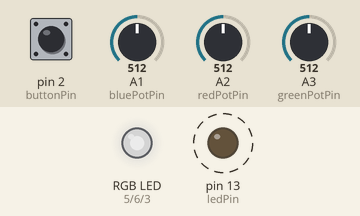
Simulated run of this sketch. Board: Arduino Uno, built with avr-gcc and run on an emulated ATmega328P. On the bench: an RGB LED mixed from three pins (HIGH = lit), output pins drawn as LEDs (lit = HIGH). Dashed ring = blinking. Inputs (shaded band) come from the test bench; at power-on: pin 2 (buttonPin) HIGH, A1 (bluePotPin) = 512, A2 (redPotPin) = 512, A3 (greenPotPin) = 512. Dim RGB values are drawn brighter than linear.

Above: at 0.1 s.
1.3 s: pin 2 (buttonPin) pulled LOW for 0.15 s
At 1.67 s:
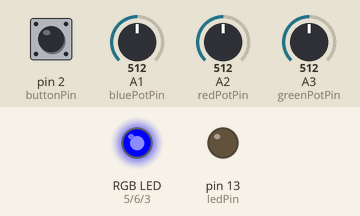
4.3 s: pin 2 (buttonPin) pulled LOW for 1 s
7.3 s: pin 2 (buttonPin) pulled LOW for 0.15 s
At 8.0 s:
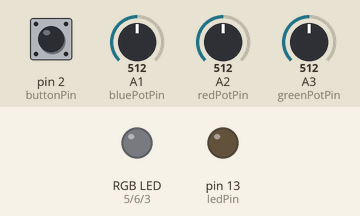
10.3 s: pin 2 (buttonPin) pulled LOW for 3.2 s
At 12.0 s:
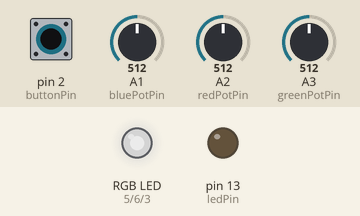
15.0 s: A1 (bluePotPin) set to 390
At 16.2 s:
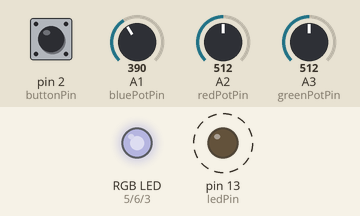
18.0 s: A2 (redPotPin) set to 390
At 18.4 s:
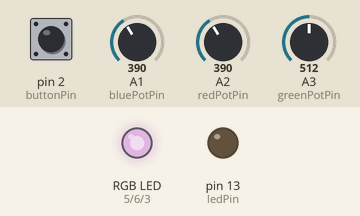
Timing chart, 0 to 22.0 s (numbered marks = the images above; inputs shaded):
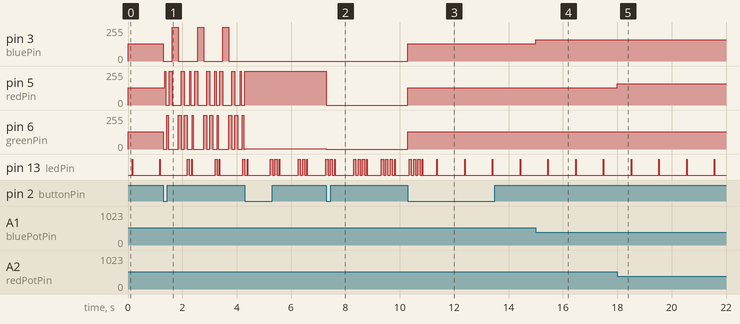

Measured:
- after the input at 1.3 s, pin 3 (bluePin): 128/255 → 0/255 at once, then repeats every 0.93 s: 255/255 0.22 s, 0/255 0.70 s; pin 5 (redPin): 128/255 → 255/255 after 0.05 s, then repeats every 0.93 s: 0/255 0.14 s, 255/255 0.11 s, 0/255 0.33 s, 255/255 0.11 s, 0/255 0.20 s, 255/255 0.04 s
- after the input at 7.3 s, pin 5 (redPin): 255/255 → 0/255 at once; pin 6 (greenPin): 3/255 → 0/255 at once
- after the input at 10.3 s, pin 3 (bluePin), pin 5 (redPin), pin 6 (greenPin): 0/255 → 128/255 at once
- after the input at 15.0 s, pin 3 (bluePin): 128/255 → 158/255 at once
- after the input at 18.0 s, pin 5 (redPin): 128/255 → 158/255 at once

The sketch:

interrupt_rgb.ino
```cpp
//status led on pin 13 when button (pulled down with an 10k resistor) - timer 1 driven (could be more elegant)
//the mode is the mode of LED function
// the mode initially was multiplied by 4 -on, pause, off, pause for each mode
// this was too fast so divided by 8

//uses a led Monitor to give some spacing

const int buttonPin = 2;     // the number of the pushbutton pin
const int ledPin =  13;      // the number of the LED pin

// variables will change:
volatile int buttonState = 0;         // variable for reading the pushbutton status
int ledState =0;

//modes 1 is pots, 2 is swirl, 3 is pause, 4 is off
int mode = 1;

int ledMonitor = 0;//used to flash from 1 to 4 in 50 beats
int modeCounter = mode *8;

int timer1_counter;


// mainCol is the status of the swirl- maintains status when go across different modes
int mainCol = 1;

// Init the Pins used for PWM
const int redPin = 5;
const int greenPin = 6;
const int bluePin = 3;

// Init the Pins used for 10K pots
const int redPotPin = 2;
const int greenPotPin = 3;
const int bluePotPin = 1;

// Init our Vars- for the pot values
int currentColorValueRed;
int currentColorValueGreen;
int currentColorValueBlue;

void setup() {

  pinMode(redPin, OUTPUT);
  pinMode(greenPin, OUTPUT);
  pinMode(bluePin, OUTPUT);
  // initialize the LED pin as an output:
  pinMode(ledPin, OUTPUT);
  // initialize the pushbutton pin as an input:
  pinMode(buttonPin, INPUT);
//  Serial.begin(9600);

  // initialize timer1
  noInterrupts();           // disable all interrupts
  TCCR1A = 0;
  TCCR1B = 0;

  // Set timer1_counter to the correct value for our interrupt interval
  timer1_counter = 64286;   // preload timer 65536-16MHz/256/50Hz

  TCNT1 = timer1_counter;   // preload timer
  TCCR1B |= (1 << CS12);    // 256 prescaler
  TIMSK1 |= (1 << TOIE1);   // enable timer overflow interrupt


  // Attach an interrupt to the ISR vector- for the button
  attachInterrupt(0, pin_ISR, FALLING);

  interrupts();             // enable all interrupts
}

void loop() {

    switch(mode){
    case(1):
      readPot();
      break;

    case(2):
      swirl();
      break;

     case(3)://do nothing
      break;

      case(4):
        zeroColours();
        break;
  };

 setColor();// takes the calculated colour values and sets the LED
}

ISR(TIMER1_OVF_vect)        // interrupt service routine- clunky but works

{
  TCNT1 = timer1_counter;   // preload timer
  ledMonitor ++;// 50 beats of 50 Hz so flashes and pauses for second in total
//    Serial.println(modeCounter);
  if (ledMonitor >50){
    ledMonitor =0;
    modeCounter = mode*8;//reset modeCounter- this muliplier works - each flash .16 of a second
    }
  if (modeCounter >0){ // flash more for the higher modes
    modeCounter--;
    if(modeCounter%4 ==0){// only change states every 0.08- each flash is 0.16 secs- this is acceptable
      digitalWrite(ledPin, ledState);

      if (ledState ==1){ledState = 0;}
      else {ledState = 1;
//            Serial.println("change");
      }
    }
  }
  else{digitalWrite(ledPin, 0);
  }

}


void pin_ISR() {
  static unsigned long last_interrupt_time = 0;
 unsigned long interrupt_time = millis();
  if (interrupt_time - last_interrupt_time > 400)
 {
//  change mode
 mode ++;
 if(mode>4){
  mode =1;
  }
// Serial.println("mode = " + mode);
 }
 last_interrupt_time = interrupt_time;
}

void zeroColours(){
   currentColorValueRed = 0;
  currentColorValueBlue = 0;
  currentColorValueGreen = 0;
  }

void readPot(){
  // Read the voltage on each analog pin then scale down to 0-255 and inverting the value for common anode
  currentColorValueRed = (255 - map( analogRead(redPotPin), 0, 1024, 0, 255 ) );
  currentColorValueBlue = (255 - map( analogRead(bluePotPin), 0, 1024, 0, 255 ) );
  currentColorValueGreen = (255 - map( analogRead(greenPotPin), 0, 1024, 0, 255 ) );

 if(currentColorValueRed <4){
  currentColorValueRed = 0;
 }
 if(currentColorValueGreen <4){
  currentColorValueGreen = 0;
 }
 if(currentColorValueBlue <4){
  currentColorValueBlue = 0;
 }
}

void swirl(){
  switch(mainCol){
    case(1):
      currentColorValueGreen = currentColorValueBlue = 0;
      currentColorValueRed ++;
      if (currentColorValueRed >255){
        mainCol = 2;
        }
        break;

    case(2):
      currentColorValueRed = currentColorValueBlue = 0;
      currentColorValueGreen ++;
      if (currentColorValueGreen >255){
        mainCol = 3;
        }
        break;


    case(3):
      currentColorValueGreen = currentColorValueRed = 0;
      currentColorValueBlue ++;
      if (currentColorValueBlue >255){
        currentColorValueBlue =0;
        mainCol = 4;
        }
        break;


    case(4):
      currentColorValueBlue = 0;
      currentColorValueRed = 255;
      currentColorValueGreen ++;
      if (currentColorValueGreen >255){
        currentColorValueGreen =0;
        mainCol = 5;
        }
        break;

    case(5):
      currentColorValueBlue = 255;
      currentColorValueRed = 0;
      currentColorValueGreen ++;
      if (currentColorValueGreen >255){
        currentColorValueGreen =0;
        mainCol = 6;
        }
        break;


    case(6):
      currentColorValueGreen = 0;
      currentColorValueBlue = 255;
      currentColorValueRed ++;
      if (currentColorValueRed >255){
        currentColorValueRed =0;
        mainCol = 7;
        }
        break;

    case(7):
      currentColorValueGreen = 255;
      currentColorValueBlue = 0;
      currentColorValueRed ++;
      if (currentColorValueRed >255){
        currentColorValueRed =0;
        mainCol = 8;
        }
        break;

    case(8):
      currentColorValueGreen = 0;
      currentColorValueRed = 255;
      currentColorValueBlue ++;
      if (currentColorValueBlue >255){
        currentColorValueBlue =0;
        mainCol = 9;
        }
        break;

    case(9):
      currentColorValueGreen = 255;
      currentColorValueRed = 0;
      currentColorValueBlue ++;
      if (currentColorValueBlue >255){
        currentColorValueBlue = 0;
        mainCol = 1;
        }
        break;


    }
  }

void setColor(){
  // Write the color to each pin using PWM and the value gathered above
  analogWrite(redPin, currentColorValueRed);
  Serial.println(currentColorValueRed);
  analogWrite(bluePin, currentColorValueBlue);
  Serial.println(currentColorValueBlue);
  analogWrite(greenPin, currentColorValueGreen);
   Serial.println(currentColorValueGreen);
  }
```
